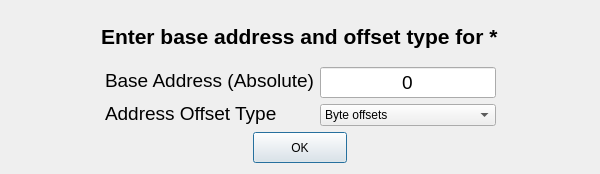
<?xml version="1.0" encoding="UTF-8"?>
<ui version="4.0">
 <class>Dialog</class>
 <widget class="QDialog" name="Dialog">
  <property name="geometry">
   <rect>
    <x>0</x>
    <y>0</y>
    <width>600</width>
    <height>174</height>
   </rect>
  </property>
  <property name="minimumSize">
   <size>
    <width>600</width>
    <height>174</height>
   </size>
  </property>
  <property name="maximumSize">
   <size>
    <width>600</width>
    <height>174</height>
   </size>
  </property>
  <property name="windowTitle">
   <string>Dialog</string>
  </property>
  <layout class="QVBoxLayout" name="verticalLayout_4">
   <item>
    <layout class="QHBoxLayout" name="horizontalLayout_2">
     <item>
      <spacer name="horizontalSpacer_6">
       <property name="orientation">
        <enum>Qt::Horizontal</enum>
       </property>
       <property name="sizeHint" stdset="0">
        <size>
         <width>40</width>
         <height>20</height>
        </size>
       </property>
      </spacer>
     </item>
     <item>
      <widget class="QLabel" name="main_label">
       <property name="font">
        <font>
         <pointsize>16</pointsize>
         <weight>75</weight>
         <bold>true</bold>
        </font>
       </property>
       <property name="text">
        <string>Enter base address and offset type for *</string>
       </property>
      </widget>
     </item>
     <item>
      <spacer name="horizontalSpacer_5">
       <property name="orientation">
        <enum>Qt::Horizontal</enum>
       </property>
       <property name="sizeHint" stdset="0">
        <size>
         <width>40</width>
         <height>20</height>
        </size>
       </property>
      </spacer>
     </item>
    </layout>
   </item>
   <item>
    <layout class="QHBoxLayout" name="horizontalLayout_3">
     <item>
      <spacer name="horizontalSpacer_4">
       <property name="orientation">
        <enum>Qt::Horizontal</enum>
       </property>
       <property name="sizeHint" stdset="0">
        <size>
         <width>40</width>
         <height>20</height>
        </size>
       </property>
      </spacer>
     </item>
     <item>
      <layout class="QVBoxLayout" name="verticalLayout">
       <item>
        <widget class="QLabel" name="label">
         <property name="font">
          <font>
           <pointsize>14</pointsize>
           <weight>50</weight>
           <bold>false</bold>
          </font>
         </property>
         <property name="text">
          <string>Base Address (Absolute)</string>
         </property>
        </widget>
       </item>
       <item>
        <widget class="QLabel" name="label_2">
         <property name="font">
          <font>
           <pointsize>14</pointsize>
           <weight>50</weight>
           <bold>false</bold>
          </font>
         </property>
         <property name="text">
          <string>Address Offset Type</string>
         </property>
        </widget>
       </item>
      </layout>
     </item>
     <item>
      <layout class="QVBoxLayout" name="verticalLayout_2">
       <item>
        <widget class="QLineEdit" name="base_addr">
         <property name="maximumSize">
          <size>
           <width>180</width>
           <height>36</height>
          </size>
         </property>
         <property name="font">
          <font>
           <pointsize>14</pointsize>
          </font>
         </property>
         <property name="text">
          <string>0</string>
         </property>
         <property name="alignment">
          <set>Qt::AlignCenter</set>
         </property>
        </widget>
       </item>
       <item>
        <widget class="QComboBox" name="addr_offset_type">
         <item>
          <property name="text">
           <string>Byte offsets</string>
          </property>
         </item>
         <item>
          <property name="text">
           <string>Word offsets</string>
          </property>
         </item>
        </widget>
       </item>
      </layout>
     </item>
     <item>
      <spacer name="horizontalSpacer_3">
       <property name="orientation">
        <enum>Qt::Horizontal</enum>
       </property>
       <property name="sizeHint" stdset="0">
        <size>
         <width>40</width>
         <height>20</height>
        </size>
       </property>
      </spacer>
     </item>
    </layout>
   </item>
   <item>
    <layout class="QHBoxLayout" name="horizontalLayout">
     <item>
      <spacer name="horizontalSpacer">
       <property name="orientation">
        <enum>Qt::Horizontal</enum>
       </property>
       <property name="sizeHint" stdset="0">
        <size>
         <width>208</width>
         <height>17</height>
        </size>
       </property>
      </spacer>
     </item>
     <item>
      <widget class="QPushButton" name="accept_button">
       <property name="minimumSize">
        <size>
         <width>94</width>
         <height>31</height>
        </size>
       </property>
       <property name="maximumSize">
        <size>
         <width>94</width>
         <height>31</height>
        </size>
       </property>
       <property name="text">
        <string>OK</string>
       </property>
      </widget>
     </item>
     <item>
      <spacer name="horizontalSpacer_2">
       <property name="orientation">
        <enum>Qt::Horizontal</enum>
       </property>
       <property name="sizeHint" stdset="0">
        <size>
         <width>211</width>
         <height>20</height>
        </size>
       </property>
      </spacer>
     </item>
    </layout>
   </item>
  </layout>
 </widget>
 <resources/>
 <connections/>
</ui>
